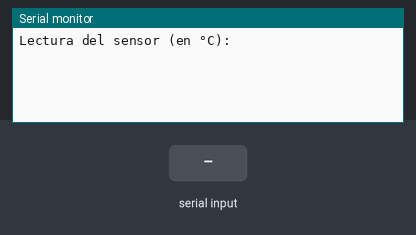
This sketch was run on a simulated Arduino Uno, built with avr-gcc and run on an emulated ATmega328P. Parts: the last lines printed to the serial monitor. The test bench sets the inputs (shaded band).

Above: at 1.2 s.
1.3 s: "S\n" received over Serial
At 2.5 s:
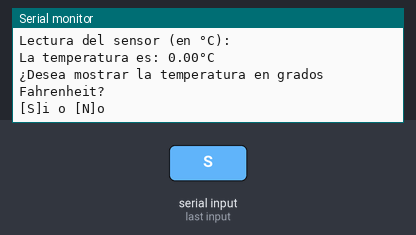
2.8 s: "S\n" received over Serial
At 4.2 s:
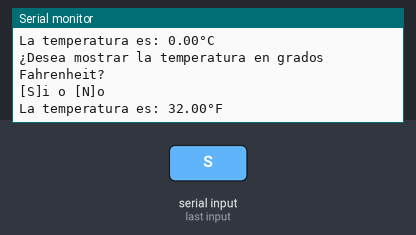

Measured:
- after the input at 1.3 s, the serial monitor: prints a new line at once (image 1)
- after the input at 2.8 s, the serial monitor: prints a new line at once (image 2)

The sketch:

ejemplo7.ino
```cpp
/*  Este algoritmo simula la lectura de temperatura desde un sensor
    y muestra los valores en pantalla. Opcionalmente es posible
    solicitarle que calcule la misma en grados Fahrenheit
*/

float Temperatura, TemperaturaF;
String Menu;

void setup() {

  Serial.begin(9600);
  Serial.println("Lectura del sensor (en °C): ");
}

void loop() {

  if (Serial.available() > 0) {

    String input = Serial.readStringUntil('\n');
    Temperatura = input.toFloat();  // Convertir String en Float

    Serial.print("La temperatura es: ");
    Serial.print(Temperatura);
    Serial.println("°C");

    Serial.println("¿Desea mostrar la temperatura en grados Fahrenheit?");
    Serial.println("[S]i o [N]o");

    while (Serial.available() == 0) {
      // Esperar a que el usuario ingrese el segundo número
    }
    Menu = Serial.readStringUntil('\n');

    if (Menu == "S") {
      TemperaturaF = CalcularFahrenheit(Temperatura);
      Serial.print("La temperatura es: ");
      Serial.print(TemperaturaF);
      Serial.println("°F");
    }
  }
}

float CalcularFahrenheit(float ValorC) {
  float ValorF;
  ValorF = (ValorC * 1.8) + 32;
  return ValorF;
}
```
